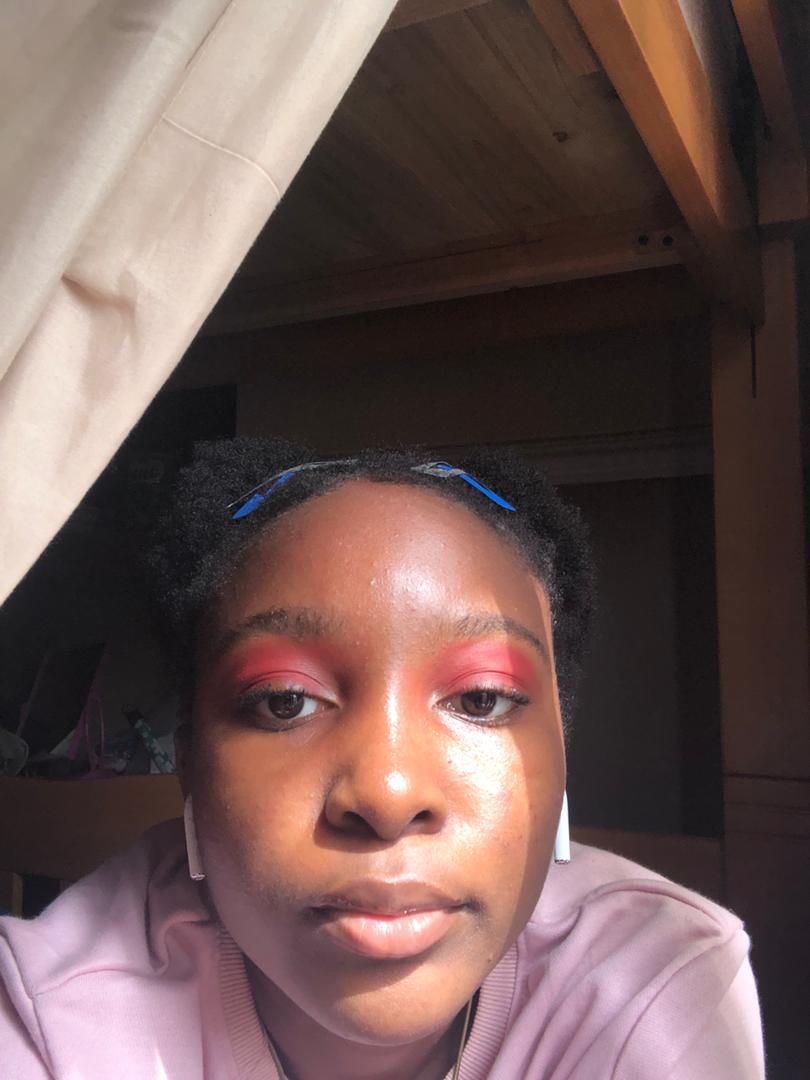
#> input picture Resources/Adanna.jpeg, 810 x 1080 px, found by its file name
$ python resize_and_crop.py
#> lines starting #> are read from the running program, lines starting #| are printed output that depends on the picture
import cv2
import numpy as np
#Image is an array of pixels
img = cv2.imread("Resources/adanna.jpeg")
#> img is the input picture: shape (1080, 810, 3); mean B, G, R 85.8, 88.3, 111.4
#To find the size of image (height, width, number for chanel bgr(3)
print(img.shape)
#| (1080, 810, 3)

#To resize image width by height
imgResize = cv2.resize(img,(400,500))
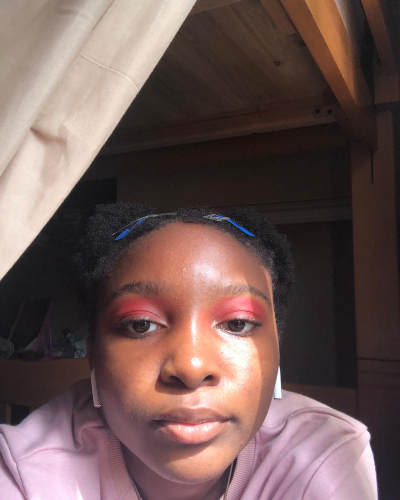
#> imgResize: shape (500, 400, 3); mean B, G, R 85.7, 88.2, 111.3
print(imgResize.shape)
#| (500, 400, 3)

#To crop height by width
imgCropped = img[400:800,400:700]
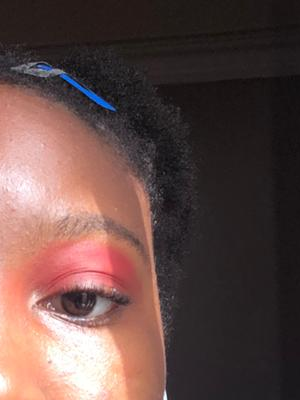
#> imgCropped: shape (400, 300, 3); mean B, G, R 70.7, 74.5, 99.1
#cv2.imshow("Image",img)
#cv2.imshow("Image Resize", imgResize)
cv2.imshow("Cropped Resize", imgCropped)
cv2.waitKey(0)

$ run again, with Resources/pic.jpg copied over Resources/Adanna.jpeg
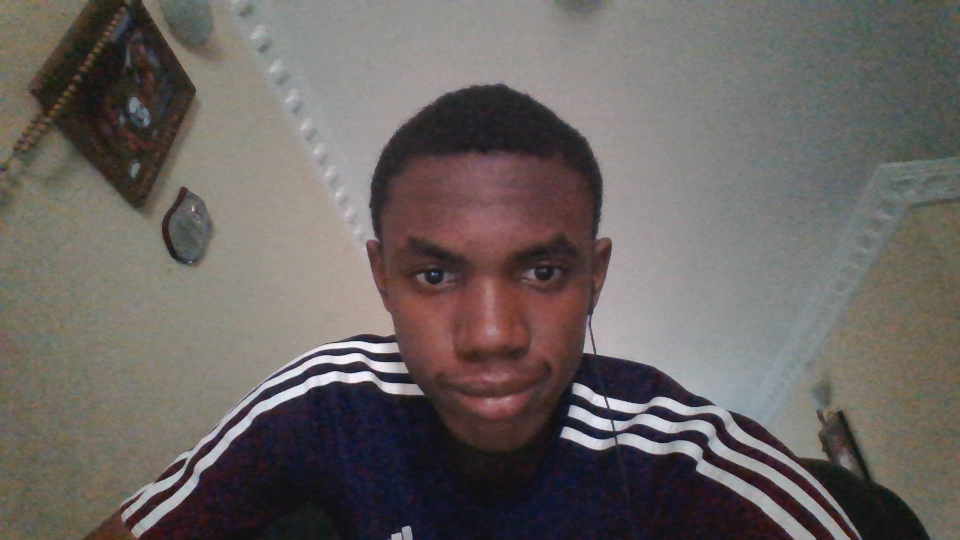
#> input picture Resources/pic.jpg, 1920 x 1080 px, found by its file name (shown at 1/2 size)
#> img is the input picture: shape (1080, 1920, 3); mean B, G, R 97.1, 99.9, 106.1
#| (1080, 1920, 3)
#> `imgResize = cv2.resize(img,(400,500))`:
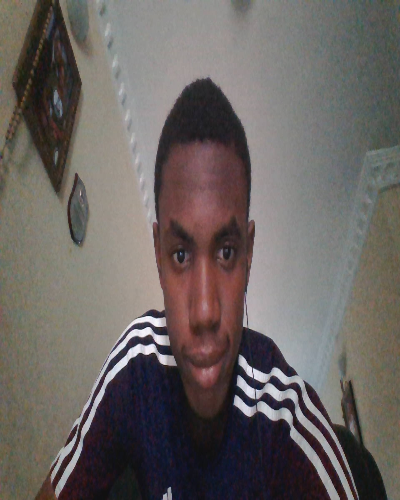
#> imgResize: shape (500, 400, 3); mean B, G, R 97, 99.8, 106
#| (500, 400, 3)
#> `imgCropped = img[400:800,400:700]`:
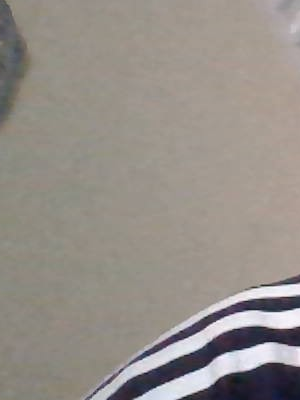
#> imgCropped: shape (400, 300, 3); mean B, G, R 137.1, 143.4, 149.7
